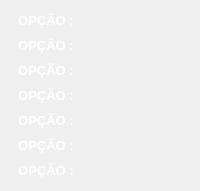
           <widget class="QWidget" name="widget_5" native="true">
            <property name="maximumSize">
             <size>
              <width>16777215</width>
              <height>400</height>
             </size>
            </property>
            <property name="styleSheet">
             <string notr="true"/>
            </property>
            <layout class="QGridLayout" name="gridLayout_3">
             <item row="1" column="0">
              <widget class="QLabel" name="label_12">
               <property name="maximumSize">
                <size>
                 <width>80</width>
                 <height>37</height>
                </size>
               </property>
               <property name="font">
                <font>
                 <family>Arial</family>
                 <pointsize>10</pointsize>
                 <weight>75</weight>
                 <bold>true</bold>
                </font>
               </property>
               <property name="styleSheet">
                <string notr="true">background-color: rgba(0, 0, 0,.5);
color: rgb(255, 255, 255);
border-radius: 5px;
padding:2px</string>
               </property>
               <property name="text">
                <string>&lt;html&gt;&lt;head/&gt;&lt;body&gt;&lt;p align=&quot;center&quot;&gt;OPÇÃO :&lt;/p&gt;&lt;/body&gt;&lt;/html&gt;</string>
               </property>
              </widget>
             </item>
             <item row="4" column="0">
              <widget class="QLabel" name="label_14">
               <property name="maximumSize">
                <size>
                 <width>80</width>
                 <height>37</height>
                </size>
               </property>
               <property name="font">
                <font>
                 <family>Arial</family>
                 <pointsize>10</pointsize>
                 <weight>75</weight>
                 <bold>true</bold>
                </font>
               </property>
               <property name="styleSheet">
                <string notr="true">background-color: rgba(0, 0, 0,.5);
color: rgb(255, 255, 255);
border-radius: 5px;
padding:2px</string>
               </property>
               <property name="text">
                <string>&lt;html&gt;&lt;head/&gt;&lt;body&gt;&lt;p align=&quot;center&quot;&gt;OPÇÃO :&lt;/p&gt;&lt;/body&gt;&lt;/html&gt;</string>
               </property>
              </widget>
             </item>
             <item row="6" column="0">
              <widget class="QLabel" name="label_16">
               <property name="maximumSize">
                <size>
                 <width>80</width>
                 <height>37</height>
                </size>
               </property>
               <property name="font">
                <font>
                 <family>Arial</family>
                 <pointsize>10</pointsize>
                 <weight>75</weight>
                 <bold>true</bold>
                </font>
               </property>
               <property name="styleSheet">
                <string notr="true">background-color: rgba(0, 0, 0,.5);
color: rgb(255, 255, 255);
border-radius: 5px;
padding:2px</string>
               </property>
               <property name="text">
                <string>&lt;html&gt;&lt;head/&gt;&lt;body&gt;&lt;p align=&quot;center&quot;&gt;OPÇÃO :&lt;/p&gt;&lt;/body&gt;&lt;/html&gt;</string>
               </property>
              </widget>
             </item>
             <item row="7" column="0">
              <widget class="QLabel" name="label_17">
               <property name="maximumSize">
                <size>
                 <width>80</width>
                 <height>37</height>
                </size>
               </property>
               <property name="font">
                <font>
                 <family>Arial</family>
                 <pointsize>10</pointsize>
                 <weight>75</weight>
                 <bold>true</bold>
                </font>
               </property>
               <property name="styleSheet">
                <string notr="true">background-color: rgba(0, 0, 0,.5);
color: rgb(255, 255, 255);
border-radius: 5px;
padding:2px</string>
               </property>
               <property name="text">
                <string>&lt;html&gt;&lt;head/&gt;&lt;body&gt;&lt;p align=&quot;center&quot;&gt;OPÇÃO :&lt;/p&gt;&lt;/body&gt;&lt;/html&gt;</string>
               </property>
              </widget>
             </item>
             <item row="6" column="1" colspan="2">
              <widget class="QLabel" name="lb_tecnol">
               <property name="maximumSize">
                <size>
                 <width>37</width>
                 <height>37</height>
                </size>
               </property>
               <property name="font">
                <font>
                 <family>Arial</family>
                 <pointsize>10</pointsize>
                 <weight>75</weight>
                 <bold>true</bold>
                </font>
               </property>
               <property name="styleSheet">
                <string notr="true"/>
               </property>
               <property name="text">
                <string/>
               </property>
              </widget>
             </item>
             <item row="4" column="1">
              <widget class="QLabel" name="lb_proativi">
               <property name="maximumSize">
                <size>
                 <width>37</width>
                 <height>37</height>
                </size>
               </property>
               <property name="font">
                <font>
                 <family>Arial</family>
                 <pointsize>10</pointsize>
                 <weight>75</weight>
                 <bold>true</bold>
                </font>
               </property>
               <property name="styleSheet">
                <string notr="true"/>
               </property>
               <property name="text">
                <string/>
               </property>
              </widget>
             </item>
             <item row="0" column="0">
              <widget class="QLabel" name="label_11">
               <property name="maximumSize">
                <size>
                 <width>80</width>
                 <height>37</height>
                </size>
               </property>
               <property name="font">
                <font>
                 <family>Arial</family>
                 <pointsize>10</pointsize>
                 <weight>75</weight>
                 <bold>true</bold>
                </font>
               </property>
               <property name="styleSheet">
                <string notr="true">background-color: rgba(0, 0, 0,.5);
color: rgb(255, 255, 255);
border-radius: 5px;
padding:2px</string>
               </property>
               <property name="text">
                <string>&lt;html&gt;&lt;head/&gt;&lt;body&gt;&lt;p align=&quot;center&quot;&gt;OPÇÃO :&lt;/p&gt;&lt;/body&gt;&lt;/html&gt;</string>
               </property>
              </widget>
             </item>
             <item row="5" column="1">
              <widget class="QLabel" name="lb_dina">
               <property name="maximumSize">
                <size>
                 <width>37</width>
                 <height>37</height>
                </size>
               </property>
               <property name="font">
                <font>
                 <family>Arial</family>
                 <pointsize>10</pointsize>
                 <weight>75</weight>
                 <bold>true</bold>
                </font>
               </property>
               <property name="styleSheet">
                <string notr="true"/>
               </property>
               <property name="text">
                <string/>
               </property>
              </widget>
             </item>
             <item row="3" column="0">
              <widget class="QLabel" name="label_13">
               <property name="maximumSize">
                <size>
                 <width>80</width>
                 <height>37</height>
                </size>
               </property>
               <property name="font">
                <font>
                 <family>Arial</family>
                 <pointsize>10</pointsize>
                 <weight>75</weight>
                 <bold>true</bold>
                </font>
               </property>
               <property name="styleSheet">
                <string notr="true">background-color: rgba(0, 0, 0,.5);
color: rgb(255, 255, 255);
border-radius: 5px;
padding:2px</string>
               </property>
               <property name="text">
                <string>&lt;html&gt;&lt;head/&gt;&lt;body&gt;&lt;p align=&quot;center&quot;&gt;OPÇÃO :&lt;/p&gt;&lt;/body&gt;&lt;/html&gt;</string>
               </property>
              </widget>
             </item>
             <item row="7" column="1">
              <widget class="QLabel" name="lb_assidu">
               <property name="maximumSize">
                <size>
                 <width>37</width>
                 <height>37</height>
                </size>
               </property>
               <property name="font">
                <font>
                 <family>Arial</family>
                 <pointsize>10</pointsize>
                 <weight>75</weight>
                 <bold>true</bold>
                </font>
               </property>
               <property name="styleSheet">
                <string notr="true"/>
               </property>
               <property name="text">
                <string/>
               </property>
              </widget>
             </item>
             <item row="5" column="0">
              <widget class="QLabel" name="label_15">
               <property name="maximumSize">
                <size>
                 <width>80</width>
                 <height>37</height>
                </size>
               </property>
               <property name="font">
                <font>
                 <family>Arial</family>
                 <pointsize>10</pointsize>
                 <weight>75</weight>
                 <bold>true</bold>
                </font>
               </property>
               <property name="styleSheet">
                <string notr="true">background-color: rgba(0, 0, 0,.5);
color: rgb(255, 255, 255);
border-radius: 5px;
padding:2px</string>
               </property>
               <property name="text">
                <string>&lt;html&gt;&lt;head/&gt;&lt;body&gt;&lt;p align=&quot;center&quot;&gt;OPÇÃO :&lt;/p&gt;&lt;/body&gt;&lt;/html&gt;</string>
               </property>
              </widget>
             </item>
             <item row="1" column="1">
              <widget class="QLabel" name="lb_expe">
               <property name="maximumSize">
                <size>
                 <width>37</width>
                 <height>37</height>
                </size>
               </property>
               <property name="font">
                <font>
                 <family>Arial</family>
                 <pointsize>10</pointsize>
                 <weight>75</weight>
                 <bold>true</bold>
                </font>
               </property>
               <property name="styleSheet">
                <string notr="true"/>
               </property>
               <property name="text">
                <string/>
               </property>
               <property name="alignment">
                <set>Qt::AlignCenter</set>
               </property>
              </widget>
             </item>
             <item row="3" column="1">
              <widget class="QLabel" name="lb_atendi">
               <property name="maximumSize">
                <size>
                 <width>37</width>
                 <height>37</height>
                </size>
               </property>
               <property name="font">
                <font>
                 <family>Arial</family>
                 <pointsize>10</pointsize>
                 <weight>75</weight>
                 <bold>true</bold>
                </font>
               </property>
               <property name="styleSheet">
                <string notr="true"/>
               </property>
               <property name="text">
                <string/>
               </property>
              </widget>
             </item>
             <item row="0" column="1" colspan="3">
              <widget class="QLabel" name="lb_pontu">
               <property name="maximumSize">
                <size>
                 <width>37</width>
                 <height>37</height>
                </size>
               </property>
               <property name="font">
                <font>
                 <family>Arial</family>
                 <pointsize>10</pointsize>
                 <weight>75</weight>
                 <bold>true</bold>
                </font>
               </property>
               <property name="styleSheet">
                <string notr="true"/>
               </property>
               <property name="text">
                <string/>
               </property>
               <property name="alignment">
                <set>Qt::AlignCenter</set>
               </property>
              </widget>
             </item>
            </layout>
           </widget>
